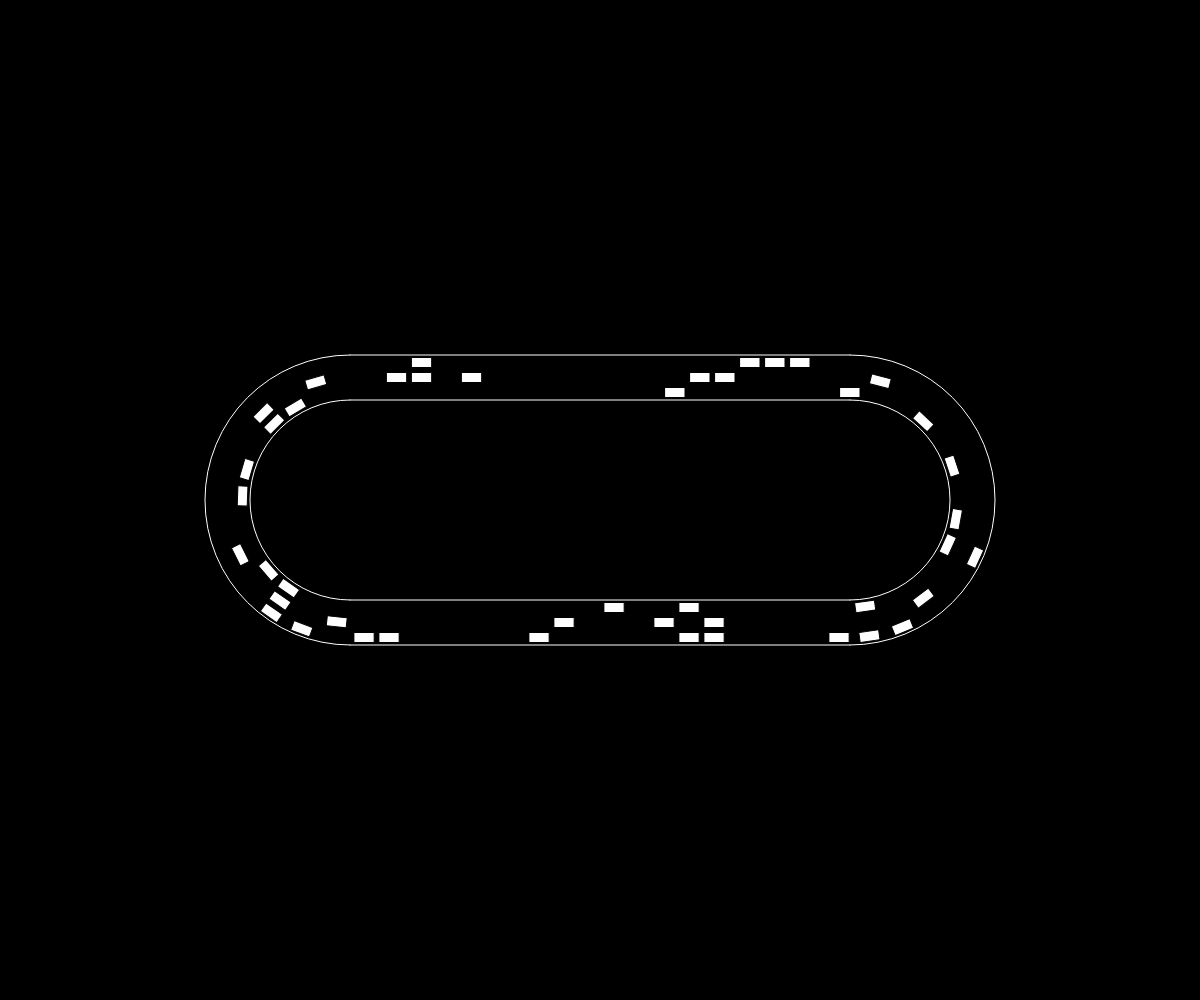
Frame 1 (no input)
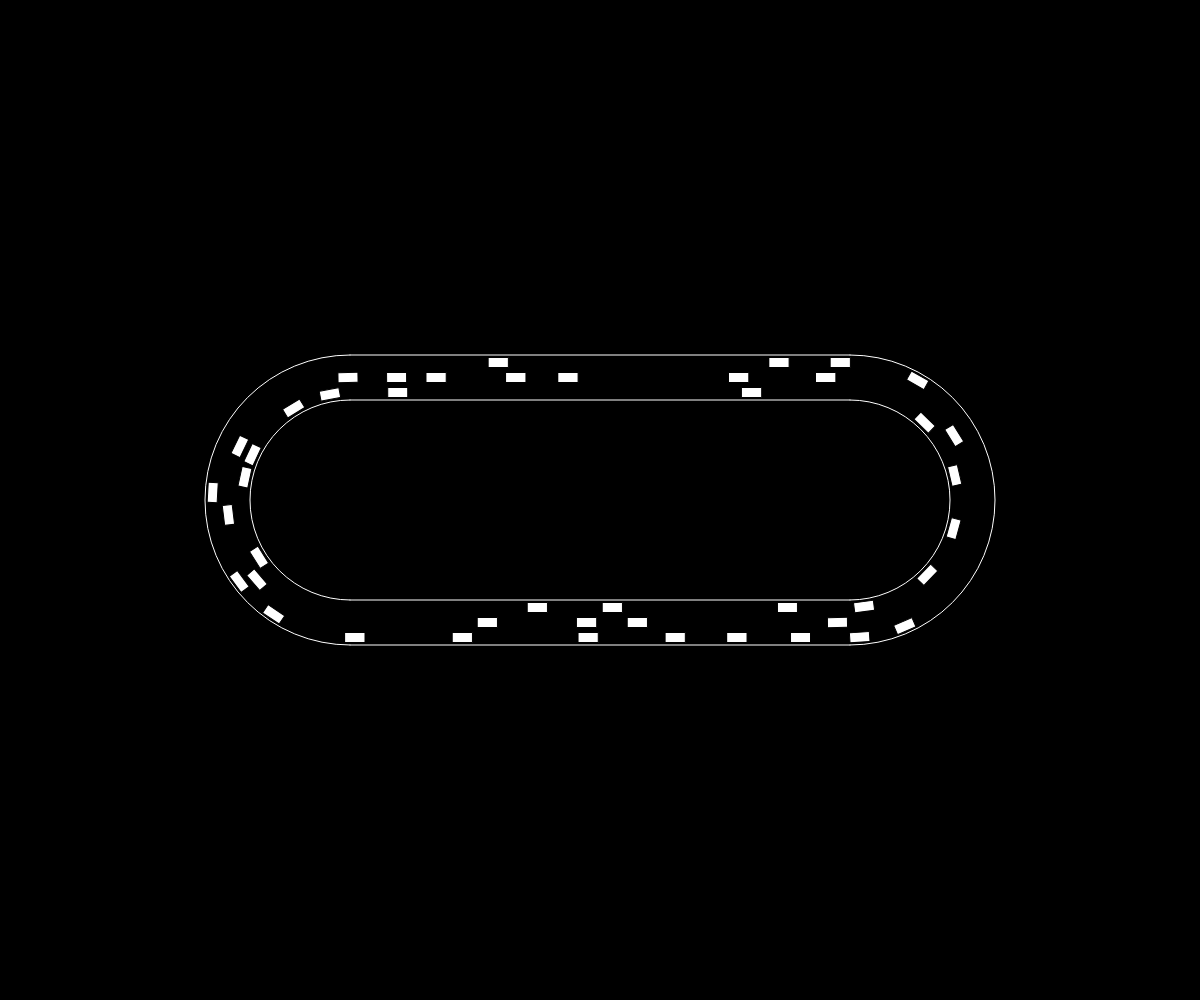
Frame 60 (no input)
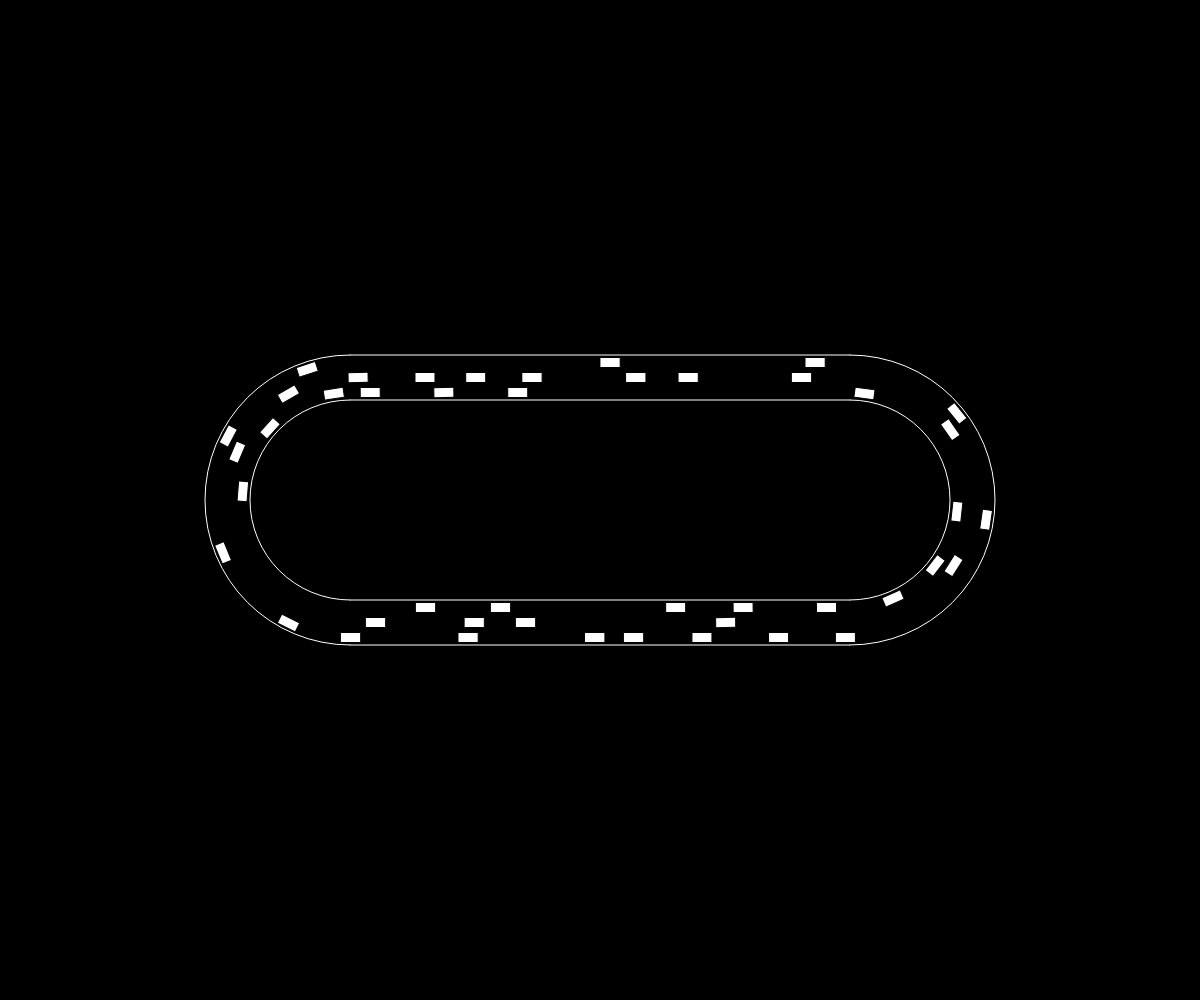
Frame 120 (the mouse pressed at the canvas centre since frame 60)

The p5.js sketch that drew these frames (run headless with seeded random() and noise() and a simulated clock; from frame 60 on, the mouse is pressed at the canvas centre):

// p5.js sketch
// ── sketch.js
const CARS_PER_LANE = 15,
  SPEED_LIMIT = 2,
  SEEING_DIST = 50;

let track = null;

function setup() {
  createCanvas(windowWidth, windowHeight);
  track = new Track(CARS_PER_LANE, SPEED_LIMIT);
}

function draw() {
  background(0);
  track.show();
  track.update();
}

// ── car.js
class Car {
  constructor(dist, lane, speed) {
    this.dist = dist;
    this.lane = lane;
    this.speed = speed;
    this.width = 10;
    this.length = 20;
    this.heading = 0;
  }

  distToCar(car) {
    return car.dist - this.dist;
  }

  calcBrakeForce(dist) {
    return map(1.2 ** (-dist + 20) + 0.5, 0, 40, 0, 1);
  }

  calcAccelForce(dist) {
    return map(1.2 ** (dist - 20) + 0.5, 0, 40, 0, 1);
  }

  think(speedLimit, carAhead, carBehind, carLeft, carRight) {
    if (!carAhead) this.speed += this.speed < speedLimit ? 0.01 : 0;
    else
      this.speed =
        this.speed > 0
          ? this.speed - this.calcBrakeForce(abs(carAhead.deltaD))
          : 0;
    if (carBehind)
      this.speed =
        this.speed < speedLimit
          ? this.speed + this.calcBrakeForce(abs(carBehind.deltaD))
          : speedLimit;
  }

  update() {
    this.dist += this.speed;
  }

  show() {
    push();
    fill(255);
    rectMode(CENTER);
    rotate(this.heading);
    rect(0, 0, this.length, this.width);
    pop();
  }
}

// ── nn.js
// Author - Bradley Harker
// Inspired by Coding Train
// https://github.com/BradHacker/tf-nn

class NeuralNetwork {
  constructor(a, b, c, h_activation, o_activation, model) {
    this.input_nodes = a;
    this.hidden_nodes = b;
    this.output_nodes = c;
    this.hidden_activation = h_activation;
    this.output_activation = o_activation;
    this.model =
      model && model instanceof tf.Sequential ? model : this.createModel();
  }

  dispose() {
    this.model.dispose();
  }

  copy() {
    return tf.tidy(() => {
      const modelCopy = this.createModel();
      const weights = this.model.getWeights();
      const weightCopies = weights.map(weight => weight.clone());
      modelCopy.setWeights(weightCopies);
      return new NeuralNetwork(
        this.input_nodes,
        this.hidden_nodes,
        this.output_nodes,
        this.hidden_activation,
        this.output_activation,
        modelCopy
      );
    });
  }

  mutate(rate) {
    tf.tidy(() => {
      const weights = this.model.getWeights();
      const mutatedWeights = weights.map(weight => {
        let tensor = weight;
        let shape = tensor.shape;
        let values = tensor.dataSync().slice();
        values = values.map(value => {
          if (Math.random() < rate) {
            return value + (Math.random() * 2 - 1) * 0.1;
          }
          return value;
        });
        return tf.tensor(values, shape);
      });
      this.model.setWeights(mutatedWeights);
    });
  }

  predict(inputs) {
    return tf.tidy(() => {
      const xs = tf.tensor2d([inputs]);
      const ys = this.model.predict(xs);
      const outputs = ys.dataSync();
      return outputs;
    });
  }

  createModel() {
    const model = tf.sequential();
    const hidden = tf.layers.dense({
      units: this.hidden_nodes,
      inputShape: [this.input_nodes],
      activation: this.hidden_activation
    });
    model.add(hidden);
    const output = tf.layers.dense({
      units: this.output_nodes,
      activation: this.output_activation
    });
    model.add(output);
    return model;
  }
}

// ── track.js
class Track {
  constructor(carsPerLane, speedLimit) {
    this.carsPerLane = carsPerLane;
    this.speedLimit = speedLimit;
    this.cars = [[], [], []];
    this.width = 700;
    this.height = 200;
    this.laneThickness = 15;
    this.trackThickness = this.laneThickness * 3;
    this.totalDist = (this.width - this.height) * 2 + PI * this.height;
    this.checkpoints = [
      0,
      (this.width - this.height) / 2,
      (this.width - this.height) / 2 + (PI * this.height) / 2,
      (3 * (this.width - this.height)) / 2 + (PI * this.height) / 2,
      (3 * (this.width - this.height)) / 2 + PI * this.height,
      2 * (this.width - this.height) + PI * this.height
    ];
    console.log(this.checkpoints);

    for (let lane = 0; lane < this.cars.length; lane++) {
      let possibleStartDists = [];
      for (let d = 0; d < this.totalDist - 25; d += 25) {
        possibleStartDists.push(d);
      }
      console.log(possibleStartDists);
      for (let i = 0; i < this.carsPerLane; i++) {
        let randomStart = floor(random(possibleStartDists.length));
        this.cars[lane].push(
          new Car(possibleStartDists[randomStart], lane, SPEED_LIMIT / 2)
        );
        possibleStartDists.splice(randomStart, 1);
      }
    }
    console.log(this.cars);
  }

  update() {
    for (let lane = 0; lane < this.cars.length; lane++) {
      for (let i = 0; i < this.cars[lane].length; i++) {
        let around = this.getCarsAround(this.cars[lane][i]);
        this.cars[lane][i].think(
          this.speedLimit,
          around.carAhead,
          around.carBehind
        );
        this.cars[lane][i].update();
      }
    }
  }

  getCarsAround(car) {
    let l = car.lane;
    // console.log(`Lane: ${l}`);
    let carAhead = null;
    let carBehind = null;

    let carDists = this.cars[l].map(c => {
      return {
        car: c,
        deltaD: (c.dist % this.totalDist) - (car.dist % this.totalDist)
      };
    });
    carDists = carDists.sort((a, b) => b.deltaD - a.deltaD);
    // console.log(carDists);
    const carIndex = carDists.findIndex(v => v.deltaD == 0);
    carAhead =
      carIndex > 0 ? carDists[carIndex - 1] : carDists[carDists.length - 1];
    carBehind =
      carIndex < carDists.length - 1 ? carDists[carIndex + 1] : carDists[0];

    if (abs(carAhead.deltaD) > SEEING_DIST) carAhead = null;
    if (abs(carBehind.deltaD) > SEEING_DIST) carBehind = null;

    return {
      carAhead,
      carBehind
    };
  }

  drawCarInLane(car, lane) {
    const displayDist = car.dist % this.totalDist;
    push();
    translate(width / 2, height / 2);
    if (
      displayDist >= this.checkpoints[0] &&
      displayDist < this.checkpoints[1]
    ) {
      translate(
        displayDist,
        -this.height / 2 - this.laneThickness / 2 - this.laneThickness * lane
      );
      car.show(0, 0);
    } else if (
      displayDist >= this.checkpoints[1] &&
      displayDist < this.checkpoints[2]
    ) {
      translate(this.width / 2 - this.height / 2, 0);
      let radius = this.height / 2;
      let angle = (displayDist - this.checkpoints[2]) / radius + PI / 2;
      let laneRadius =
        radius + this.laneThickness / 2 + this.laneThickness * lane;
      let x = laneRadius * cos(angle);
      let y = laneRadius * sin(angle);
      translate(x, y);
      car.heading = angle + PI / 2;
      car.show(0, 0);
    } else if (
      displayDist >= this.checkpoints[2] &&
      displayDist < this.checkpoints[3]
    ) {
      this.heading = PI;
      let xOffest = this.width / 2 - this.height / 2;
      translate(
        xOffest - displayDist + this.checkpoints[2],
        this.height / 2 + this.laneThickness / 2 + this.laneThickness * lane
      );
      car.show(0, 0);
    } else if (
      displayDist >= this.checkpoints[3] &&
      displayDist < this.checkpoints[4]
    ) {
      translate(-this.width / 2 + this.height / 2, 0);
      let radius = this.height / 2;
      let angle = (displayDist - this.checkpoints[3]) / radius + PI / 2;
      let laneRadius =
        radius + this.laneThickness / 2 + this.laneThickness * lane;
      let x = laneRadius * cos(angle);
      let y = laneRadius * sin(angle);
      translate(x, y);
      car.heading = angle + PI / 2;
      car.show(0, 0);
    } else if (
      displayDist >= this.checkpoints[4] &&
      displayDist < this.checkpoints[5]
    ) {
      translate(
        -this.totalDist + displayDist,
        -this.height / 2 - this.laneThickness / 2 - this.laneThickness * lane
      );
      car.show(0, 0);
    }
    pop();
  }

  drawTrack() {
    push();
    translate(width / 2, height / 2);
    stroke(255);
    line(
      -(this.width - this.height) / 2,
      -this.height / 2,
      (this.width - this.height) / 2,
      -this.height / 2
    );
    line(
      -(this.width - this.height) / 2,
      -this.height / 2 - this.trackThickness,
      (this.width - this.height) / 2,
      -this.height / 2 - this.trackThickness
    );
    line(
      -(this.width - this.height) / 2,
      this.height / 2,
      (this.width - this.height) / 2,
      this.height / 2
    );
    line(
      -(this.width - this.height) / 2,
      this.height / 2 + this.trackThickness,
      (this.width - this.height) / 2,
      this.height / 2 + this.trackThickness
    );
    noFill();
    arc(
      this.width / 2 - this.height / 2,
      0,
      this.height,
      this.height,
      -PI / 2,
      PI / 2,
      OPEN
    );
    arc(
      this.width / 2 - this.height / 2,
      0,
      this.height + this.trackThickness * 2,
      this.height + this.trackThickness * 2,
      -PI / 2,
      PI / 2,
      OPEN
    );
    arc(
      -this.width / 2 + this.height / 2,
      0,
      this.height,
      this.height,
      PI / 2,
      -PI / 2,
      OPEN
    );
    arc(
      -this.width / 2 + this.height / 2,
      0,
      this.height + this.trackThickness * 2,
      this.height + this.trackThickness * 2,
      PI / 2,
      -PI / 2,
      OPEN
    );
    pop();
  }

  show() {
    this.drawTrack();

    for (let lane = 0; lane < this.cars.length; lane++) {
      for (let i = 0; i < this.cars[lane].length; i++) {
        this.drawCarInLane(this.cars[lane][i], lane);
      }
    }
  }
}
